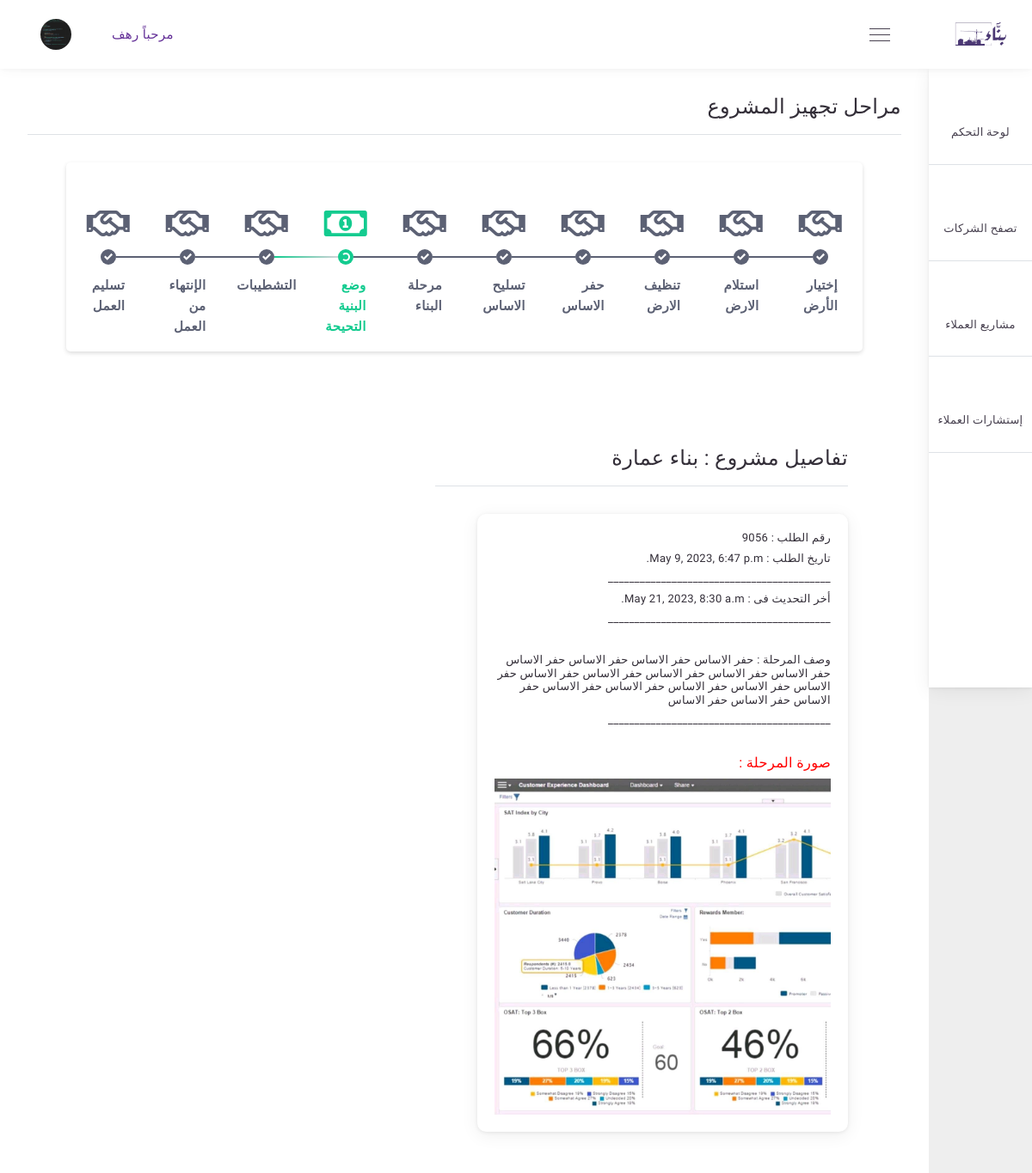
/orders/1/project_Steps/ (signed in), run on an earlier commit of the app's database.
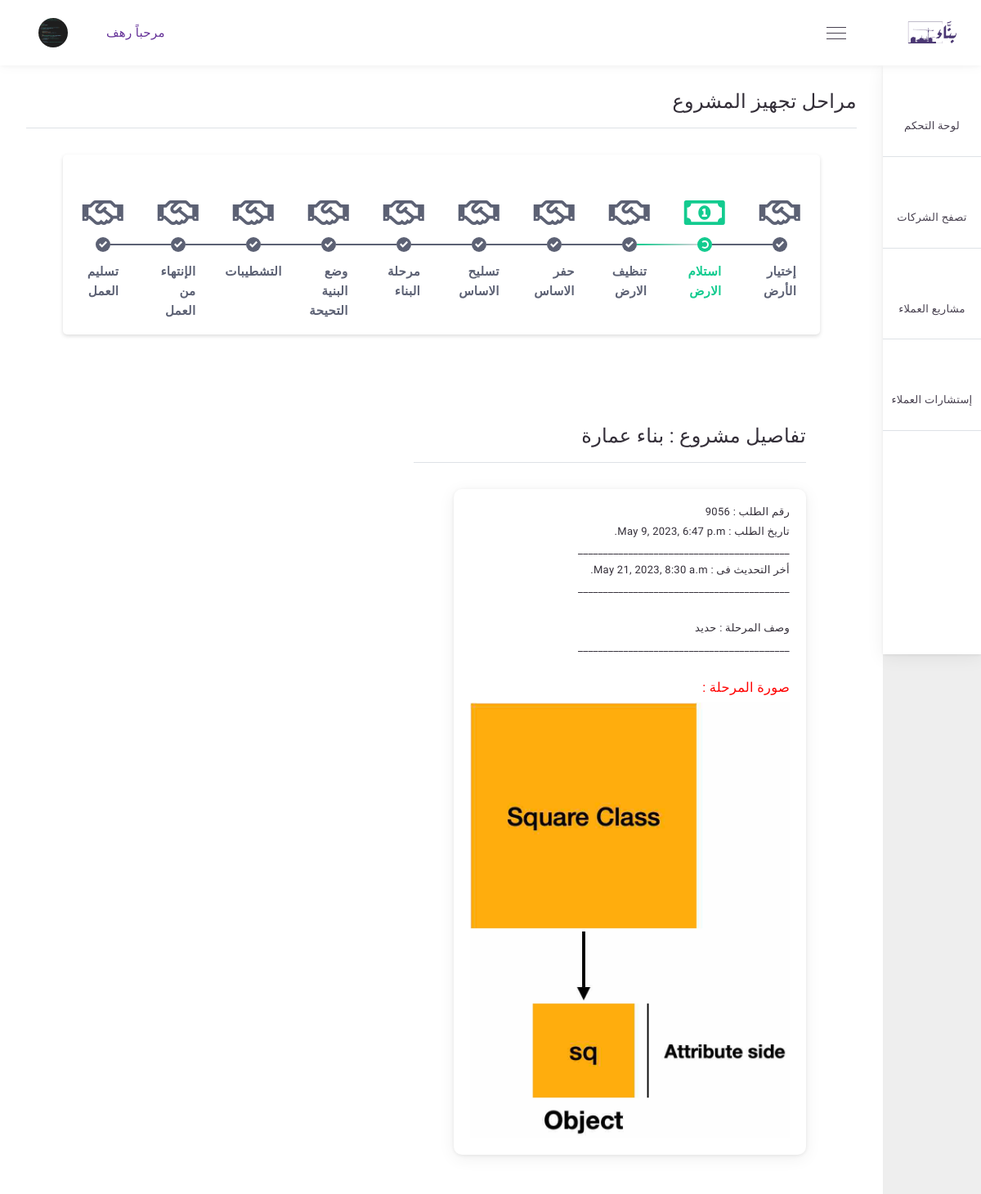
And on a later commit of the database.
### request/models.py (models this page shows, shortened)
class ProjectStatus(models.Model):
    Project__Status={
        ('1' , 'مرحلة إختيار الأرض'),
        ('2' , 'استلام الارض'),
        ('3' , 'مرحلة تنظيف الأرض'),
        ('4' , 'مرحلة حفر الأساس'),
        ('5' , 'مرحلة تسليح الأساس'),
        ('6' , 'مرحلة البناء'),
        ('7' , 'مرحلة وضع البنية التحتية'),
        ('8' , 'مرحلة التشطيبات'),
        ('9' , 'الإنتهاء من البناء'),
        ('10' , 'تسليم العمل'),
    }
    projectrequest      = models.OneToOneField(ProjectRequest, related_name='project_status',  on_delete=models.CASCADE)
    request_status     = models.CharField(_("حالة المرحلة ") , choices=Project__Status, max_length=150)
    image_status     = models.ImageField(_("صورة للمرحلة"), upload_to=None, height_field=None, width_field=None, max_length=None)
    description        = models.TextField(_("وصف المرحلة"))
    update_at          = models.DateTimeField(auto_now_add=True)
    create_at          = models.DateTimeField(_("تاريخ الطلب"), default = timezone.now)
    class Meta:
        verbose_name = _("Project Status")
        verbose_name_plural = _("Project Status")

### orders/views.py (the view)
# urls.py: path('<int:id>/project_Steps/' , views.project_Steps, name='project_Steps'),
@login_required
def project_Steps(request , id):
    ProjectRequestid  = get_object_or_404(ProjectRequest, id=id)
    project_status  = ProjectStatus.objects.get(projectrequest = ProjectRequestid)
    return render(request ,'project_Steps_liner.html', {
        'ProjectRequestid' : ProjectRequestid ,
        'project_status' : project_status ,
        'title' : 'مراحل المشروع',
    })

### project/context_processors.py (called while the page is built)
def profile_fields(request):
    if request.user.is_authenticated:
        profile = Profile.objects.get(user=request.user)
        return {'profile_fields': profile}
    return{}

### orders/templates/project_Steps_liner.html (shortened to what the changed rows need)
{% extends 'base.html' %}
{% load static %}
{% load bootstrap4 %}
{% block 'body' %}
<div class="main-content-wrap sidenav-open d-flex flex-column">
    <div class="breadcrumb">
        <h1 class="mr-2">مراحل تجهيز المشروع</h1>
    </div>
    <div class="container">
    <div class="col-lg-12" >
<div class="container col-lg-12">
        <div class="main-container cpl-lg-12">
            <div class="steps-container">
                {% if project_status.request_status == '1' %}
                <div class="step in-progress">
                    <div class="preloader"></div>
                    <div class="label loading">
                        إختيار الأرض
                    </div>
                    <div class="icon in-progress">
                        <i class="far fa-money-bill-alt"></i>
                    </div>
                </div>
                <div class="line prev-step-in-progress"></div>
                {% else %}
                <div class="step completed">
                    <svg xmlns="http://www.w3.org/2000/svg" width="24" height="24" viewBox="0 0 24 24">
                        <path d="M20.285 2l-11.285 11.567-5.286-5.011-3.714 3.716 9 8.728 15-15.285z" />
                    </svg>
                    <div class="label completed">
                    </div>
                    <div class="icon completed">
                    </div>
                </div>
                <div class="line completed"></div>
                {% endif %}
                {% if project_status.request_status == '2' %}
                <div class="step in-progress">
                    <div class="preloader"></div>
                    <div class="label loading">
                        استلام الارض
                    </div>
                    <div class="icon in-progress">
                        <i class="far fa-money-bill-alt"></i>
                    </div>
                </div>
                <div class="line prev-step-in-progress"></div>
                {% else %}
                <div class="step completed">
                    <svg xmlns="http://www.w3.org/2000/svg" width="24" height="24" viewBox="0 0 24 24">
                        <path d="M20.285 2l-11.285 11.567-5.286-5.011-3.714 3.716 9 8.728 15-15.285z" />
                    </svg>
                    <div class="label completed">
                        استلام الارض
                    </div>
                    <div class="icon completed">
                        <i class="far fa-handshake"></i>
                    </div>
                </div>
                <div class="line completed"></div>
            {% endif %}
                {% if project_status.request_status == '3' %}
                <div class="step in-progress">
                    <div class="preloader"></div>
                    <div class="label loading">
                        تنظيف الارض
                    </div>
                    <div class="icon in-progress">
                        <i class="far fa-money-bill-alt"></i>
                    </div>
                </div>
                <div class="line prev-step-in-progress"></div>
                {% else %}
                <div class="step completed">
                    <svg xmlns="http://www.w3.org/2000/svg" width="24" height="24" viewBox="0 0 24 24">
                        <path d="M20.285 2l-11.285 11.567-5.286-5.011-3.714 3.716 9 8.728 15-15.285z" />
                    </svg>
                    <div class="label completed">
                    </div>
                    <div class="icon completed">
                    </div>
                </div>
                <div class="line completed"></div>
                {% endif %}
                {% if project_status.request_status == '4' %}
                <div class="step in-progress">
                    <div class="preloader"></div>
                    <div class="label loading">
                        حفر الاساس
                    </div>
                    <div class="icon in-progress">
                        <i class="far fa-money-bill-alt"></i>
                    </div>
                </div>
                <div class="line prev-step-in-progress"></div>
                {% else %}
                <div class="step completed">
                    <svg xmlns="http://www.w3.org/2000/svg" width="24" height="24" viewBox="0 0 24 24">
                        <path d="M20.285 2l-11.285 11.567-5.286-5.011-3.714 3.716 9 8.728 15-15.285z" />
                    </svg>
                    <div class="label completed">
                    </div>
                    <div class="icon completed">
                    </div>
                </div>
                <div class="line completed"></div>
                {% endif %}
                {% if project_status.request_status == '5' %}
                <div class="step in-progress">
                    <div class="preloader"></div>
                    <div class="label loading">
                        تسليح الاساس
                    </div>
                    <div class="icon in-progress">
                        <i class="far fa-money-bill-alt"></i>
                    </div>
                </div>
                <div class="line prev-step-in-progress"></div>
                {% else %}
                <div class="step completed">
                    <svg xmlns="http://www.w3.org/2000/svg" width="24" height="24" viewBox="0 0 24 24">
                        <path d="M20.285 2l-11.285 11.567-5.286-5.011-3.714 3.716 9 8.728 15-15.285z" />
                    </svg>
                    <div class="label completed">
                    </div>
                    <div class="icon completed">
                    </div>
                </div>
                <div class="line completed"></div>
                {% endif %}
                {% if project_status.request_status == '6' %}
                <div class="step in-progress">
                    <div class="preloader"></div>
                    <div class="label loading">
                        مرحلة البناء
                    </div>
                    <div class="icon in-progress">
                        <i class="far fa-money-bill-alt"></i>
                    </div>
                </div>
                <div class="line prev-step-in-progress"></div>
                {% else %}
                <div class="step completed">
                    <svg xmlns="http://www.w3.org/2000/svg" width="24" height="24" viewBox="0 0 24 24">
                        <path d="M20.285 2l-11.285 11.567-5.286-5.011-3.714 3.716 9 8.728 15-15.285z" />
                    </svg>
                    <div class="label completed">
                    </div>
                    <div class="icon completed">
                    </div>
                </div>
                <div class="line completed"></div>
                {% endif %}
                {% if project_status.request_status == '7' %}
                <div class="step in-progress">
                    <div class="preloader"></div>
                    <div class="label loading">
                        وضع البنية التحيحة
                    </div>
                    <div class="icon in-progress">
                        <i class="far fa-money-bill-alt"></i>
                    </div>
                </div>
                <div class="line prev-step-in-progress"></div>
                {% else %}
                <div class="step completed">
                    <svg xmlns="http://www.w3.org/2000/svg" width="24" height="24" viewBox="0 0 24 24">
                        <path d="M20.285 2l-11.285 11.567-5.286-5.011-3.714 3.716 9 8.728 15-15.285z" />
                    </svg>
                    <div class="label completed">
                        وضع البنية التحيحة
                    </div>
                    <div class="icon completed">
                        <i class="far fa-handshake"></i>
                    </div>
                </div>
                <div class="line completed"></div>
                {% endif %}
                {% if project_status.request_status == '8' %}
                <div class="step in-progress">
                    <div class="preloader"></div>
                    <div class="label loading">
                        التشطيبات
                    </div>
                    <div class="icon in-progress">
                        <i class="far fa-money-bill-alt"></i>
                    </div>
                </div>
                <div class="line prev-step-in-progress"></div>
                {% else %}
                <div class="step completed">
                    <svg xmlns="http://www.w3.org/2000/svg" width="24" height="24" viewBox="0 0 24 24">
                        <path d="M20.285 2l-11.285 11.567-5.286-5.011-3.714 3.716 9 8.728 15-15.285z" />
                    </svg>
                    <div class="label completed">
                    </div>
                    <div class="icon completed">
                    </div>
                </div>
                <div class="line completed"></div>
                {% endif %}
                {% if project_status.request_status == '9' %}
                <div class="step in-progress">
                    <div class="preloader"></div>
                    <div class="label loading">
                        الإنتهاء من العمل
                    </div>
                    <div class="icon in-progress">
                        <i class="far fa-money-bill-alt"></i>
                    </div>
                </div>
                <div class="line prev-step-in-progress"></div>
                {% else %}
                <div class="step completed">
                    <svg xmlns="http://www.w3.org/2000/svg" width="24" height="24" viewBox="0 0 24 24">
                        <path d="M20.285 2l-11.285 11.567-5.286-5.011-3.714 3.716 9 8.728 15-15.285z" />
                    </svg>
                    <div class="label completed">
                    </div>
                    <div class="icon completed">
                    </div>
                </div>
                <div class="line completed"></div>
                {% endif %}
                {% if project_status.request_status == '8' %}
                <div class="step in-progress">
                    <div class="preloader"></div>
                    <div class="label loading">
                        تسليم العمل
                    </div>
                    <div class="icon in-progress">
                        <i class="far fa-money-bill-alt"></i>
                    </div>
                </div>
                <div class="line prev-step-in-progress"></div>
                {% else %}
                <div class="step completed">
                    <svg xmlns="http://www.w3.org/2000/svg" width="24" height="24" viewBox="0 0 24 24">
                        <path d="M20.285 2l-11.285 11.567-5.286-5.011-3.714 3.716 9 8.728 15-15.285z" />
                    </svg>
                    <div class="label completed">
                    </div>
                    <div class="icon completed">
                    </div>
                </div>
                {% endif %}
            </div>
        </div>
    </div>
    <div class="main-content-wrap ">
        <div class="main-content">
            <div class="breadcrumb">
                <h1>تفاصيل مشروع :   {{ProjectRequestid.name}} </h1>
            </div>
            <div class="row">
                <div class="col-md-6">
                    <div class="card mb-5">
                        <div class="card-body">
                           <h6>رقم الطلب : {{ProjectRequestid.code}}</h6>
                           <h6>تاريخ الطلب : {{ProjectRequestid.create_at}}</h6>
                           <h6>__________________________________________</h6>
                           <h6>أخر التحديث فى : {{project_status.update_at}}</h6>
                           <h6>__________________________________________</h6>
                           <br>
                           <h6>وصف المرحلة : {{project_status.description}}</h6>
                           <h6>__________________________________________</h6>
                           <br>
                           <h5 style="color:red">صورة المرحلة  : </h5>
                           {% if project_status.image_status %}
                           <img src="{{project_status.image_status.url}}">
                           {% endif %}
                        </div>
                    </div>
                </div>
            </div>
            </div>
        </div>
</div>
</div>
{% endblock %}

What changed in the data, as far as the page shows it:
changed ProjectStatus: request_status "7" → "2" (drawn); description "حفر الاساس حفر الاساس حفر الاساس حفر الاساس حفر الاساس حفر الاساس حفر الاساس حفر الاساس حفر الاساس حفر الاساس حفر الاساس حفر الاساس حفر الاساس حفر الاساس حفر الاساس حفر الاساس حفر الاساس" → "حديد"; image_status: a different picture
